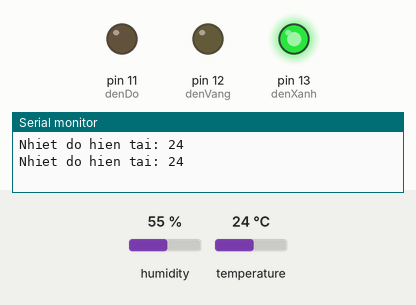
Recording of a sketch running on a simulated Arduino Uno, built with avr-gcc and run on an emulated ATmega328P. Parts: output pins drawn as LEDs (lit = HIGH), the last lines printed to the serial monitor. The test bench sets the inputs (shaded band); at power-on: temperature 24 °C, humidity 55 %.

Above: at 2.8 s.
2.9 s: temperature set to 27 °C
5.6 s: temperature set to 30 °C
At 7.4 s:
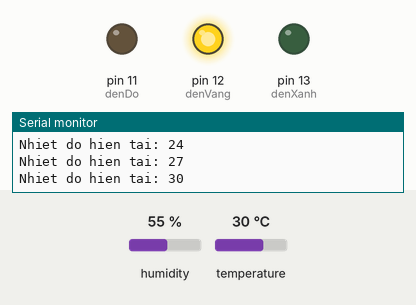
8.3 s: temperature set to 32 °C
At 10.9 s:
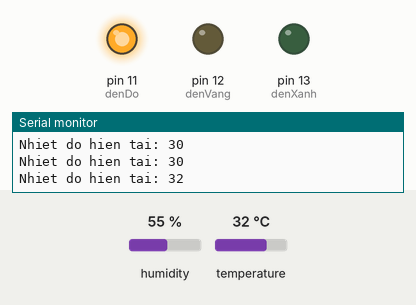
11.6 s: temperature set to 12 °C
At 13.3 s:
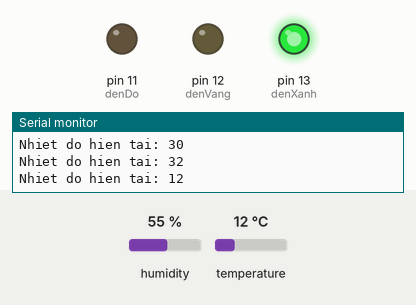
14.3 s: temperature set to 33 °C
At 16.9 s:
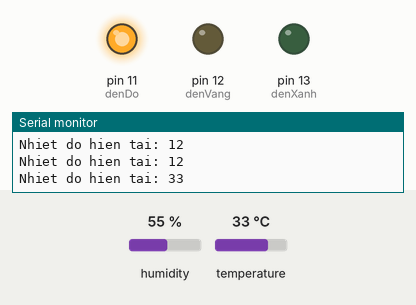
Timing chart, 0 to 18.4 s (numbered marks = the images above; inputs shaded):
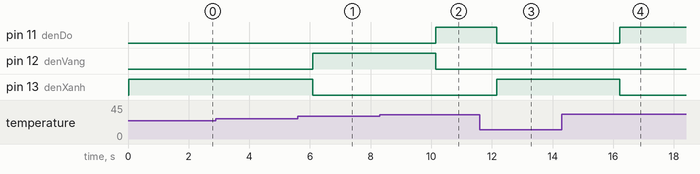

The sketch:

Project4_Cam_bien_nhiet_do_dieu_khien_LED.ino
```cpp
/*
Mạch điều khiển đèn LED bar dùng cảm biến nhiệt độ và độ ẩm DHT11

Linh kiện:
- Cảm biến nhiệt độ và độ ẩm DHT11
- Đèn LED màu xanh lá cây, màu vàng và màu đỏ
- Điện trở 220 Ohm, 10 Kilo Ohm
- Arduino Uno

Cách lắp mạch:
- Xem hình

Tác giả: Nhân Nguyễn
Ngày: 03/01/2015
Lịch sử thay đổi
- 03/01/2015 Rev. 1.0
Website: http://papcodientu.com/
*/

// thư viện DHT - https://github.com/RobTillaart/Arduino
#include <dht.h>

// khai báo biến DHT
dht DHT;

// khai báo cổng cảm biến
int cambienDHT11 = 2;

//khai báo cổng đèn LED
int denXanh = 13;
int denVang = 12;
int denDo = 11;

// khai báo các giá trị ngưỡng
int nguongXanh = 28;
int nguongVang = 30;

void setup() {
  // thiết lập cổng serial ở tốc độ 57600 baudrate
  Serial.begin(57600);

  // cài đặt cổng led là cổng output
  pinMode(denXanh, OUTPUT);
  pinMode(denVang, OUTPUT);
  pinMode(denDo, OUTPUT);
}

void loop() {
  // thiết lập cảm biến DHT11
  DHT.read11(cambienDHT11);

  // đọc nhiệt độ từ cảm biến
  int nhietdo = (int)DHT.temperature;

  Serial.print("Nhiet do hien tai: ");
  Serial.println(nhietdo);

  if (nhietdo <= nguongXanh) {
    // nếu nhiệt độ nhỏ hoặc bằng nguongXanh thì bật đèn xanh
    digitalWrite(denXanh, HIGH);
    digitalWrite(denVang, LOW);
    digitalWrite(denDo, LOW);
  } else if (nhietdo > nguongXanh && nhietdo <= nguongVang) {
     // nếu nhiệt độ lớn hơn nguongXanh và nhỏ hơn hoặc bằng nguongVang thì bật đèn vàng
    digitalWrite(denXanh, LOW);
    digitalWrite(denVang, HIGH);
    digitalWrite(denDo, LOW);
  } else {
    // nếu nhiệt độ lớn hơn nguongVang thì bật đèn đỏ
    digitalWrite(denXanh, LOW);
    digitalWrite(denVang, LOW);
    digitalWrite(denDo, HIGH);
  }

  // delay 2s
  delay(2000);
}
```

Measured:
- the behaviour switches between 28 and 29 °C on temperature (found by bisection; images 0 and 1)
- the behaviour switches between 30 and 31 °C on temperature (found by bisection; images 1 and 2)
- after the input at 5.6 s, pin 12 (denVang): LOW → HIGH after 0.49 s; pin 13 (denXanh): HIGH → LOW after 0.49 s
- after the input at 8.3 s, pin 11 (denDo): LOW → HIGH after 1.8 s; pin 12 (denVang): HIGH → LOW after 1.8 s
- after the input at 11.6 s, pin 11 (denDo): HIGH → LOW after 0.56 s; pin 13 (denXanh): LOW → HIGH after 0.56 s
- after the input at 14.3 s, pin 11 (denDo): LOW → HIGH after 1.9 s; pin 13 (denXanh): HIGH → LOW after 1.9 s
